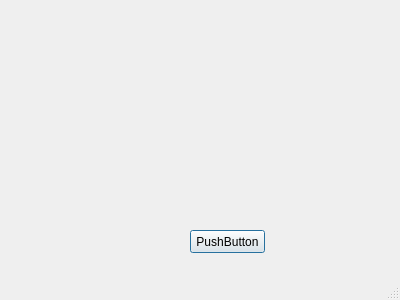
<?xml version="1.0" encoding="UTF-8"?>
<ui version="4.0">
 <class>Test_W</class>
 <widget class="QDialog" name="Test_W">
  <property name="geometry">
   <rect>
    <x>0</x>
    <y>0</y>
    <width>400</width>
    <height>300</height>
   </rect>
  </property>
  <property name="windowTitle">
   <string>Dialog</string>
  </property>
  <property name="sizeGripEnabled">
   <bool>true</bool>
  </property>
  <widget class="QPushButton" name="pushButton">
   <property name="geometry">
    <rect>
     <x>190</x>
     <y>230</y>
     <width>75</width>
     <height>23</height>
    </rect>
   </property>
   <property name="text">
    <string>PushButton</string>
   </property>
  </widget>
 </widget>
 <resources/>
 <connections>
  <connection>
   <sender>pushButton</sender>
   <signal>clicked()</signal>
   <receiver>Test_W</receiver>
   <slot>close()</slot>
   <hints>
    <hint type="sourcelabel">
     <x>228</x>
     <y>238</y>
    </hint>
    <hint type="destinationlabel">
     <x>252</x>
     <y>309</y>
    </hint>
   </hints>
  </connection>
 </connections>
</ui>
